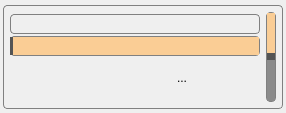
<?xml version="1.0" encoding="UTF-8"?>
<ui version="4.0">
 <class>PlayerWidgetForm</class>
 <widget class="QWidget" name="PlayerWidgetForm">
  <property name="geometry">
   <rect>
    <x>0</x>
    <y>0</y>
    <width>286</width>
    <height>113</height>
   </rect>
  </property>
  <property name="windowTitle">
   <string/>
  </property>
  <layout class="QGridLayout" name="gridLayout_2">
   <property name="leftMargin">
    <number>0</number>
   </property>
   <property name="topMargin">
    <number>0</number>
   </property>
   <property name="rightMargin">
    <number>0</number>
   </property>
   <property name="bottomMargin">
    <number>0</number>
   </property>
   <property name="spacing">
    <number>0</number>
   </property>
   <item row="0" column="1">
    <spacer name="verticalSpacer">
     <property name="orientation">
      <enum>Qt::Vertical</enum>
     </property>
     <property name="sizeHint" stdset="0">
      <size>
       <width>20</width>
       <height>0</height>
      </size>
     </property>
    </spacer>
   </item>
   <item row="1" column="0">
    <spacer name="horizontalSpacer_2">
     <property name="orientation">
      <enum>Qt::Horizontal</enum>
     </property>
     <property name="sizeHint" stdset="0">
      <size>
       <width>0</width>
       <height>20</height>
      </size>
     </property>
    </spacer>
   </item>
   <item row="1" column="1">
    <widget class="QGroupBox" name="groupBox">
     <property name="styleSheet">
      <string notr="true">background-color: qlineargradient(x1: 0, y1: 0, x2: 0, y2: 1,
                                      stop: 0 #E0E0E0, stop: 1 #FFFFFF);
    border: 1px solid gray;
    border-radius: 4px;
</string>
     </property>
     <property name="title">
      <string/>
     </property>
     <layout class="QGridLayout" name="gridLayout">
      <property name="leftMargin">
       <number>6</number>
      </property>
      <property name="topMargin">
       <number>6</number>
      </property>
      <property name="rightMargin">
       <number>6</number>
      </property>
      <property name="bottomMargin">
       <number>6</number>
      </property>
      <item row="0" column="0">
       <layout class="QHBoxLayout" name="horizontalLayout_2">
        <item>
         <layout class="QVBoxLayout" name="verticalLayout">
          <property name="spacing">
           <number>0</number>
          </property>
          <item>
           <widget class="QLabel" name="label_TrackInfo">
            <property name="minimumSize">
             <size>
              <width>250</width>
              <height>20</height>
             </size>
            </property>
            <property name="maximumSize">
             <size>
              <width>250</width>
              <height>20</height>
             </size>
            </property>
            <property name="text">
             <string/>
            </property>
           </widget>
          </item>
          <item>
           <widget class="QSlider" name="slider_Rewind">
            <property name="minimumSize">
             <size>
              <width>250</width>
              <height>20</height>
             </size>
            </property>
            <property name="maximumSize">
             <size>
              <width>250</width>
              <height>20</height>
             </size>
            </property>
            <property name="styleSheet">
             <string notr="true">QSlider::groove:horizontal {
	background: red;
    position: absolute;
}

QSlider::handle:horizontal {
	height: 1px;
    background: #545454;
    margin: 0 -3px;
}

QSlider::add-page:horizontal {
	background: #facd95;
}

QSlider::sub-page:horizontal {
	background: #8b8b8b;
}</string>
            </property>
            <property name="orientation">
             <enum>Qt::Horizontal</enum>
            </property>
            <property name="tickPosition">
             <enum>QSlider::NoTicks</enum>
            </property>
           </widget>
          </item>
          <item>
           <layout class="QHBoxLayout" name="horizontalLayout">
            <property name="spacing">
             <number>0</number>
            </property>
            <item>
             <widget class="QToolButton" name="toolButton_Previous">
              <property name="minimumSize">
               <size>
                <width>0</width>
                <height>0</height>
               </size>
              </property>
              <property name="maximumSize">
               <size>
                <width>40</width>
                <height>40</height>
               </size>
              </property>
              <property name="styleSheet">
               <string notr="true">border-top: 3px transparent;
border-bottom: 3px transparent;
border-right: 3px transparent;
border-left: 3px transparent;</string>
              </property>
              <property name="text">
               <string/>
              </property>
              <property name="icon">
               <iconset resource="resources/resources.qrc">
                <normaloff>:/images_ui/images/player_start.png</normaloff>:/images_ui/images/player_start.png</iconset>
              </property>
              <property name="iconSize">
               <size>
                <width>36</width>
                <height>36</height>
               </size>
              </property>
              <property name="shortcut">
               <string>Z</string>
              </property>
             </widget>
            </item>
            <item>
             <widget class="QToolButton" name="toolButton_Play">
              <property name="minimumSize">
               <size>
                <width>0</width>
                <height>0</height>
               </size>
              </property>
              <property name="maximumSize">
               <size>
                <width>40</width>
                <height>40</height>
               </size>
              </property>
              <property name="styleSheet">
               <string notr="true">border-top: 3px transparent;
border-bottom: 3px transparent;
border-right: 3px transparent;
border-left: 3px transparent;</string>
              </property>
              <property name="text">
               <string/>
              </property>
              <property name="icon">
               <iconset resource="resources/resources.qrc">
                <normaloff>:/images_ui/images/player_play.png</normaloff>:/images_ui/images/player_play.png</iconset>
              </property>
              <property name="iconSize">
               <size>
                <width>36</width>
                <height>36</height>
               </size>
              </property>
              <property name="shortcut">
               <string>X</string>
              </property>
             </widget>
            </item>
            <item>
             <widget class="QToolButton" name="toolButton_Pause">
              <property name="minimumSize">
               <size>
                <width>0</width>
                <height>0</height>
               </size>
              </property>
              <property name="maximumSize">
               <size>
                <width>40</width>
                <height>40</height>
               </size>
              </property>
              <property name="styleSheet">
               <string notr="true">border-top: 3px transparent;
border-bottom: 3px transparent;
border-right: 3px transparent;
border-left: 3px transparent;
</string>
              </property>
              <property name="text">
               <string/>
              </property>
              <property name="icon">
               <iconset resource="resources/resources.qrc">
                <normaloff>:/images_ui/images/player_pause.png</normaloff>:/images_ui/images/player_pause.png</iconset>
              </property>
              <property name="iconSize">
               <size>
                <width>36</width>
                <height>36</height>
               </size>
              </property>
              <property name="shortcut">
               <string>C</string>
              </property>
              <property name="checkable">
               <bool>false</bool>
              </property>
              <property name="autoRaise">
               <bool>false</bool>
              </property>
             </widget>
            </item>
            <item>
             <widget class="QToolButton" name="toolButton_Stop">
              <property name="maximumSize">
               <size>
                <width>40</width>
                <height>40</height>
               </size>
              </property>
              <property name="styleSheet">
               <string notr="true">border-top: transparent;
border-bottom: transparent;
border-right: transparent;
border-left: transparent;
</string>
              </property>
              <property name="text">
               <string>...</string>
              </property>
              <property name="icon">
               <iconset resource="resources/resources.qrc">
                <normaloff>:/images_ui/images/player_stop.png</normaloff>:/images_ui/images/player_stop.png</iconset>
              </property>
              <property name="iconSize">
               <size>
                <width>36</width>
                <height>36</height>
               </size>
              </property>
              <property name="shortcut">
               <string>V</string>
              </property>
             </widget>
            </item>
            <item>
             <widget class="QToolButton" name="toolButton_Next">
              <property name="minimumSize">
               <size>
                <width>0</width>
                <height>0</height>
               </size>
              </property>
              <property name="maximumSize">
               <size>
                <width>40</width>
                <height>40</height>
               </size>
              </property>
              <property name="styleSheet">
               <string notr="true">border-top: 3px transparent;
border-bottom: 3px transparent;
border-right: 3px transparent;
border-left: 3px transparent;
hovered: true;</string>
              </property>
              <property name="text">
               <string/>
              </property>
              <property name="icon">
               <iconset resource="resources/resources.qrc">
                <normaloff>:/images_ui/images/player_end.png</normaloff>:/images_ui/images/player_end.png</iconset>
              </property>
              <property name="iconSize">
               <size>
                <width>36</width>
                <height>36</height>
               </size>
              </property>
              <property name="shortcut">
               <string>B</string>
              </property>
             </widget>
            </item>
           </layout>
          </item>
         </layout>
        </item>
        <item>
         <widget class="QSlider" name="slider_Volume">
          <property name="minimumSize">
           <size>
            <width>0</width>
            <height>90</height>
           </size>
          </property>
          <property name="maximumSize">
           <size>
            <width>10</width>
            <height>90</height>
           </size>
          </property>
          <property name="styleSheet">
           <string notr="true">QSlider::groove:vertical {
         background: black;
         position: absolute;        
}

QSlider::handle:vertical {
       height: 7px;
       background: #545454;
}

QSlider::add-page:vertical {
	background: #8b8b8b;
}

QSlider::sub-page:vertical {
	background: #facd95;
}</string>
          </property>
          <property name="value">
           <number>50</number>
          </property>
          <property name="orientation">
           <enum>Qt::Vertical</enum>
          </property>
          <property name="tickPosition">
           <enum>QSlider::NoTicks</enum>
          </property>
         </widget>
        </item>
       </layout>
      </item>
     </layout>
    </widget>
   </item>
   <item row="1" column="2">
    <spacer name="horizontalSpacer">
     <property name="orientation">
      <enum>Qt::Horizontal</enum>
     </property>
     <property name="sizeHint" stdset="0">
      <size>
       <width>1</width>
       <height>20</height>
      </size>
     </property>
    </spacer>
   </item>
   <item row="2" column="1">
    <spacer name="verticalSpacer_2">
     <property name="orientation">
      <enum>Qt::Vertical</enum>
     </property>
     <property name="sizeHint" stdset="0">
      <size>
       <width>20</width>
       <height>1</height>
      </size>
     </property>
    </spacer>
   </item>
  </layout>
 </widget>
 <resources>
  <include location="resources/resources.qrc"/>
 </resources>
 <connections/>
</ui>
